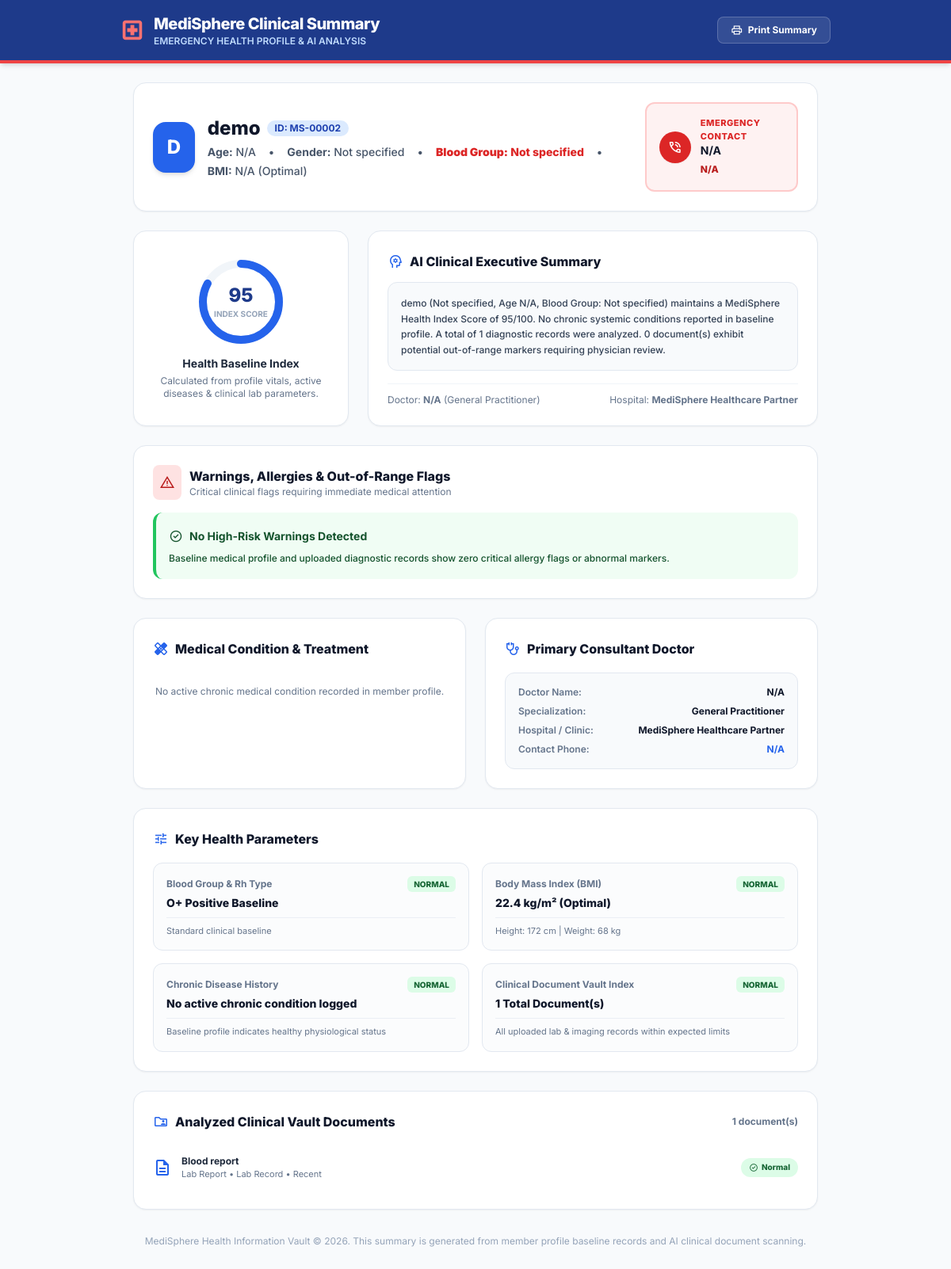
The app's page /AI_analyser/qr/myself/2/ with its own data.
### medisphere/models.py (models this page shows, shortened)
class MedicalDocument(models.Model):
    DOCUMENT_TYPE_CHOICES = [
        ('lab_report',       'Lab Report'),
        ('imaging',          'Imaging'),
        ('vaccination',      'Vaccination'),
        ('prescription',     'Prescription'),
        ('medical_history',  'Medical History'),
        ('allergy',          'Allergy'),
        ('other',            'Other'),
    ]
    profile = models.ForeignKey(
        UserProfile, on_delete=models.CASCADE, related_name='documents'
    )
    member = models.ForeignKey(
        FamilyMember, on_delete=models.CASCADE, related_name='documents', blank=True, null=True
    )
    name         = models.CharField(max_length=255)
    document_type = models.CharField(max_length=30, choices=DOCUMENT_TYPE_CHOICES, default='other')
    file         = models.FileField(upload_to='medical_docs/%Y/%m/', blank=True, null=True)
    facility     = models.CharField(max_length=255, blank=True, null=True)   # hospital / lab name
    document_date = models.DateField(blank=True, null=True)
    notes        = models.TextField(blank=True, null=True)
    has_abnormal = models.BooleanField(default=False)   # flag abnormal results
    uploaded_at  = models.DateTimeField(auto_now_add=True)
    class Meta:
        ordering = ['-document_date', '-uploaded_at']

### medisphere/views.py (the view)
# urls.py: path('AI_analyser/qr/<str:member_type>/<int:member_id>/', views.ai_summary_qr_view, name='ai_summary_qr_view'),
def ai_summary_qr_view(request, member_type, member_id):
    member = None
    if member_type == 'member':
        member = get_object_or_404(FamilyMember, id=member_id)
        profile = member.profile
    else:
        profile = get_object_or_404(UserProfile, id=member_id)
    ai_summary = generate_member_ai_summary(profile=profile, member=member)
    context = {
        'ai_summary': ai_summary,
        'profile': profile,
        'member': member,
    }
    return render(request, 'ai_summary_qr.html', context)

### medisphere/models.py (called while the page is built)
    def get_patient_id(self):
        return f"MS-{self.user.id:05d}"

### medisphere/templates/ai_summary_qr.html (shortened to what this page needs)
<!doctype html>
<html class="light" lang="en">
<head>
  {% include 'tailwind_setup.html' %}
</head>
<body class="min-h-screen bg-slate-50 text-slate-900 pb-12">
  <header class="bg-blue-900 text-white py-4 px-6 shadow-md border-b-4 border-red-500 sticky top-0 z-50">
    <div class="max-w-4xl mx-auto flex items-center justify-between">
      <div class="flex items-center gap-3">
        <span class="material-symbols-outlined text-red-400 text-3xl font-extrabold">local_hospital</span>
        <div>
          <h1 class="text-xl font-extrabold tracking-tight">MediSphere Clinical Summary</h1>
          <p class="text-xs text-blue-200 uppercase font-semibold">Emergency Health Profile &amp; AI Analysis</p>
        </div>
      </div>
      <div class="flex items-center gap-2 no-print">
        <button onclick="window.print()" class="px-4 py-2 bg-white/10 hover:bg-white/20 text-white rounded-lg font-bold text-xs flex items-center gap-1.5 transition-colors border border-white/20">
          <span class="material-symbols-outlined text-[16px]">print</span> Print Summary
        </button>
      </div>
    </div>
  </header>
  <main class="max-w-4xl mx-auto px-4 mt-6 space-y-6">
    <div class="bg-white rounded-2xl p-6 border border-slate-200 shadow-sm flex flex-col md:flex-row justify-between items-start md:items-center gap-6">
      <div class="flex items-center gap-4">
        <div class="w-16 h-16 rounded-2xl bg-blue-600 text-white flex items-center justify-center font-extrabold text-2xl shadow-md">
          {{ ai_summary.name|slice:":1"|upper }}
        </div>
        <div>
          <div class="flex items-center gap-2">
            <h2 class="text-2xl font-extrabold text-slate-900">{{ ai_summary.name }}</h2>
            <span class="px-2.5 py-0.5 bg-blue-100 text-blue-800 rounded-full text-xs font-bold uppercase">
              ID: {{ ai_summary.patient_code }}
            </span>
          </div>
          <p class="text-sm text-slate-600 mt-1 flex flex-wrap items-center gap-x-4 gap-y-1 font-medium">
            <span><strong>Age:</strong> {{ ai_summary.age }}</span>
            <span>•</span>
            <span><strong>Gender:</strong> {{ ai_summary.gender }}</span>
            <span>•</span>
            <span class="text-red-600 font-extrabold"><strong>Blood Group:</strong> {{ ai_summary.blood_group }}</span>
            <span>•</span>
            <span><strong>BMI:</strong> {{ ai_summary.bmi }} ({{ ai_summary.bmi_status }})</span>
          </p>
        </div>
      </div>
      <div class="w-full md:w-auto bg-red-50 border-2 border-red-200 p-4 rounded-xl flex items-center gap-3">
        <div class="w-10 h-10 rounded-full bg-red-600 text-white flex items-center justify-center shrink-0 shadow-sm">
          <span class="material-symbols-outlined text-xl">phone_in_talk</span>
        </div>
        <div>
          <p class="text-[11px] font-extrabold uppercase text-red-600 tracking-wider">Emergency Contact</p>
          <p class="text-sm font-bold text-slate-900">{{ ai_summary.emergency_contact }}</p>
          <a href="tel:{{ ai_summary.emergency_phone }}" class="text-xs font-extrabold text-red-700 hover:underline">
            {{ ai_summary.emergency_phone }}
          </a>
        </div>
      </div>
    </div>
    <div class="grid grid-cols-1 md:grid-cols-12 gap-6">
      <div class="md:col-span-4 bg-white p-6 rounded-2xl border border-slate-200 shadow-sm flex flex-col items-center justify-center text-center">
        <div class="relative w-28 h-28 flex items-center justify-center mb-3">
          <svg class="w-full h-full -rotate-90">
            <circle class="text-slate-100" cx="56" cy="56" fill="transparent" r="48" stroke="currentColor" stroke-width="10"></circle>
            <circle class="text-blue-600" cx="56" cy="56" fill="transparent" r="48" stroke="currentColor" stroke-dasharray="301" stroke-dashoffset="{{ 301|add:'-250' }}" stroke-width="10" stroke-linecap="round"></circle>
          </svg>
          <div class="absolute inset-0 flex flex-col items-center justify-center">
            <span class="text-2xl font-extrabold text-blue-900">{{ ai_summary.health_index_score }}</span>
            <span class="text-[10px] text-slate-400 font-bold uppercase">Index Score</span>
          </div>
        </div>
        <h4 class="font-bold text-slate-800 text-sm">Health Baseline Index</h4>
        <p class="text-xs text-slate-500 mt-1">Calculated from profile vitals, active diseases &amp; clinical lab parameters.</p>
      </div>
      <div class="md:col-span-8 bg-white p-6 rounded-2xl border border-slate-200 shadow-sm flex flex-col justify-between">
        <div>
          <div class="flex items-center gap-2 mb-3">
            <span class="material-symbols-outlined text-blue-600 text-xl">psychology</span>
            <h3 class="text-base font-extrabold text-slate-900">AI Clinical Executive Summary</h3>
          </div>
          <p class="text-xs text-slate-700 leading-relaxed bg-slate-50 p-4 rounded-xl border border-slate-200 font-medium">
            {{ ai_summary.general_summary }}
          </p>
        </div>
        <div class="mt-4 flex flex-wrap items-center justify-between text-xs text-slate-500 pt-3 border-t border-slate-100">
          <span>Doctor: <strong>{{ ai_summary.doctor_name }}</strong> ({{ ai_summary.doctor_spec }})</span>
          <span>Hospital: <strong>{{ ai_summary.doctor_hospital }}</strong></span>
        </div>
      </div>
    </div>
    <div class="bg-white p-6 rounded-2xl border border-slate-200 shadow-sm">
      <div class="flex items-center gap-2.5 mb-4">
        <div class="p-2 bg-red-100 text-red-700 rounded-lg">
          <span class="material-symbols-outlined text-xl">warning</span>
        </div>
        <div>
          <h3 class="text-base font-extrabold text-slate-900">Warnings, Allergies &amp; Out-of-Range Flags</h3>
          <p class="text-xs text-slate-500">Critical clinical flags requiring immediate medical attention</p>
        </div>
      </div>
      <div class="space-y-3">
        {% for w in ai_summary.warnings %}
        <div class="p-4 rounded-xl border-l-4 {% if w.type == 'allergy' %}bg-red-50 border-red-500 text-red-900{% elif w.type == 'abnormal_doc' %}bg-amber-50 border-amber-500 text-amber-900{% elif w.type == 'condition' %}bg-blue-50 border-blue-500 text-blue-900{% else %}bg-green-50 border-green-500 text-green-900{% endif %}">
          <div class="flex items-center gap-2 font-bold text-sm">
            <span class="material-symbols-outlined text-lg">
            </span>
            {{ w.title }}
          </div>
          <p class="text-xs mt-1 font-medium leading-relaxed">{{ w.message }}</p>
        </div>
        {% endfor %}
      </div>
    </div>
    <div class="grid grid-cols-1 md:grid-cols-2 gap-6">
      <div class="bg-white p-6 rounded-2xl border border-slate-200 shadow-sm">
        <div class="flex items-center gap-2 mb-4">
          <span class="material-symbols-outlined text-blue-600 text-xl">healing</span>
          <h3 class="text-base font-extrabold text-slate-900">Medical Condition &amp; Treatment</h3>
        </div>
        {% if ai_summary.disease_name %}
        <div class="bg-blue-50/60 p-4 rounded-xl border border-blue-100 space-y-2">
          <div class="flex justify-between items-center text-xs">
            <span class="font-extrabold text-blue-900">Diagnosed Condition:</span>
            <span class="font-bold text-blue-700 bg-blue-100 px-2 py-0.5 rounded">{{ ai_summary.disease_name }}</span>
          </div>
          <div class="flex justify-between items-center text-xs">
            <span class="font-extrabold text-blue-900">Treatment Duration:</span>
            <span class="font-bold text-slate-700">{{ ai_summary.treatment_years }} year(s)</span>
          </div>
          {% if ai_summary.medical_notes %}
          <div class="pt-2 border-t border-blue-200/50">
            <p class="text-[11px] text-slate-600"><strong>Notes:</strong> {{ ai_summary.medical_notes }}</p>
          </div>
          {% endif %}
        </div>
        {% else %}
        <p class="text-xs text-slate-500 py-4 text-center">No active chronic medical condition recorded in member profile.</p>
        {% endif %}
      </div>
      <div class="bg-white p-6 rounded-2xl border border-slate-200 shadow-sm">
        <div class="flex items-center gap-2 mb-4">
          <span class="material-symbols-outlined text-blue-600 text-xl">stethoscope</span>
          <h3 class="text-base font-extrabold text-slate-900">Primary Consultant Doctor</h3>
        </div>
        <div class="bg-slate-50 p-4 rounded-xl border border-slate-200 space-y-2 text-xs">
          <p class="flex justify-between">
            <span class="text-slate-500 font-semibold">Doctor Name:</span>
            <span class="font-bold text-slate-900">{{ ai_summary.doctor_name }}</span>
          </p>
          <p class="flex justify-between">
            <span class="text-slate-500 font-semibold">Specialization:</span>
            <span class="font-bold text-slate-900">{{ ai_summary.doctor_spec }}</span>
          </p>
          <p class="flex justify-between">
            <span class="text-slate-500 font-semibold">Hospital / Clinic:</span>
            <span class="font-bold text-slate-900">{{ ai_summary.doctor_hospital }}</span>
          </p>
          <p class="flex justify-between">
            <span class="text-slate-500 font-semibold">Contact Phone:</span>
            <a href="tel:{{ ai_summary.doctor_phone }}" class="font-bold text-blue-600 hover:underline">{{ ai_summary.doctor_phone }}</a>
          </p>
        </div>
      </div>
    </div>
    <div class="bg-white p-6 rounded-2xl border border-slate-200 shadow-sm">
      <div class="flex items-center gap-2 mb-4">
        <span class="material-symbols-outlined text-blue-600 text-xl">tune</span>
        <h3 class="text-base font-extrabold text-slate-900">Key Health Parameters</h3>
      </div>
      <div class="grid grid-cols-1 sm:grid-cols-2 gap-4">
        {% for param in ai_summary.key_parameters %}
        <div class="p-4 rounded-xl border border-slate-200 bg-slate-50/50 flex flex-col justify-between">
          <div>
            <div class="flex items-center justify-between text-xs mb-1">
              <span class="font-bold text-slate-500">{{ param.label }}</span>
              <span class="px-2 py-0.5 rounded text-[10px] font-extrabold uppercase {% if param.status == 'warning' %}bg-amber-100 text-amber-800{% else %}bg-green-100 text-green-800{% endif %}">
                {{ param.status }}
              </span>
            </div>
            <p class="text-sm font-extrabold text-slate-900">{{ param.value }}</p>
          </div>
          <p class="text-[11px] text-slate-500 mt-2 pt-2 border-t border-slate-200/60">{{ param.detail }}</p>
        </div>
        {% endfor %}
      </div>
    </div>
    {% if ai_summary.doc_list %}
    <div class="bg-white p-6 rounded-2xl border border-slate-200 shadow-sm">
      <div class="flex items-center justify-between mb-4">
        <div class="flex items-center gap-2">
          <span class="material-symbols-outlined text-blue-600 text-xl">folder_shared</span>
          <h3 class="text-base font-extrabold text-slate-900">Analyzed Clinical Vault Documents</h3>
        </div>
        <span class="text-xs font-bold text-slate-500">{{ ai_summary.total_docs }} document(s)</span>
      </div>
      <div class="divide-y divide-slate-100">
        {% for doc in ai_summary.doc_list %}
        <div class="py-3 flex items-center justify-between">
          <div class="flex items-center gap-3">
            <span class="material-symbols-outlined text-blue-600">description</span>
            <div>
              <p class="text-xs font-bold text-slate-800">{{ doc.name }}</p>
              <p class="text-[11px] text-slate-500">{{ doc.get_document_type_display }} • {{ doc.facility|default:"Lab Record" }} • {{ doc.document_date|date:"M d, Y"|default:"Recent" }}</p>
            </div>
          </div>
          {% if doc.has_abnormal %}
          <span class="px-2.5 py-1 bg-red-100 text-red-800 text-[10px] font-extrabold rounded-full flex items-center gap-1">
            <span class="material-symbols-outlined text-xs">warning</span> Flagged
          </span>
          {% else %}
          <span class="px-2.5 py-1 bg-green-100 text-green-800 text-[10px] font-extrabold rounded-full flex items-center gap-1">
            <span class="material-symbols-outlined text-xs">check_circle</span> Normal
          </span>
          {% endif %}
        </div>
        {% endfor %}
      </div>
    </div>
    {% endif %}
  </main>
  <footer class="max-w-4xl mx-auto px-4 mt-8 text-center text-xs text-slate-400">
    <p>MediSphere Health Information Vault &copy; 2026. This summary is generated from member profile baseline records and AI clinical document scanning.</p>
  </footer>
</body>
</html>

### medisphere/templates/ai_summary_qr.html (style rules this page uses)
body { font-family: 'Inter', sans-serif; background: #f8fafc; }
.material-symbols-outlined { vertical-align: middle; }

### records on screen
MedicalDocument: name "Blood report", document_type "Lab Report", facility "Lab Record", document_date "Recent", has_abnormal False (drawn)

### other values on screen
{{ ai_summary.name|slice:":1"|upper }} "D"
{{ ai_summary.name }} "demo"
{{ ai_summary.patient_code }} "MS-00002"
{{ ai_summary.age }} "N/A"
{{ ai_summary.gender }} "Not specified"
{{ ai_summary.blood_group }} "Not specified"
{{ ai_summary.bmi }} "N/A"
{{ ai_summary.bmi_status }} "Optimal"
{{ ai_summary.emergency_contact }} "N/A"
{{ ai_summary.emergency_phone }} "N/A"
{{ ai_summary.health_index_score }} "95"
{{ ai_summary.doctor_name }} "N/A"
{{ ai_summary.doctor_spec }} "General Practitioner"
{{ ai_summary.doctor_hospital }} "MediSphere Healthcare Partner"
{{ w.title }} "No High-Risk Warnings Detected"
